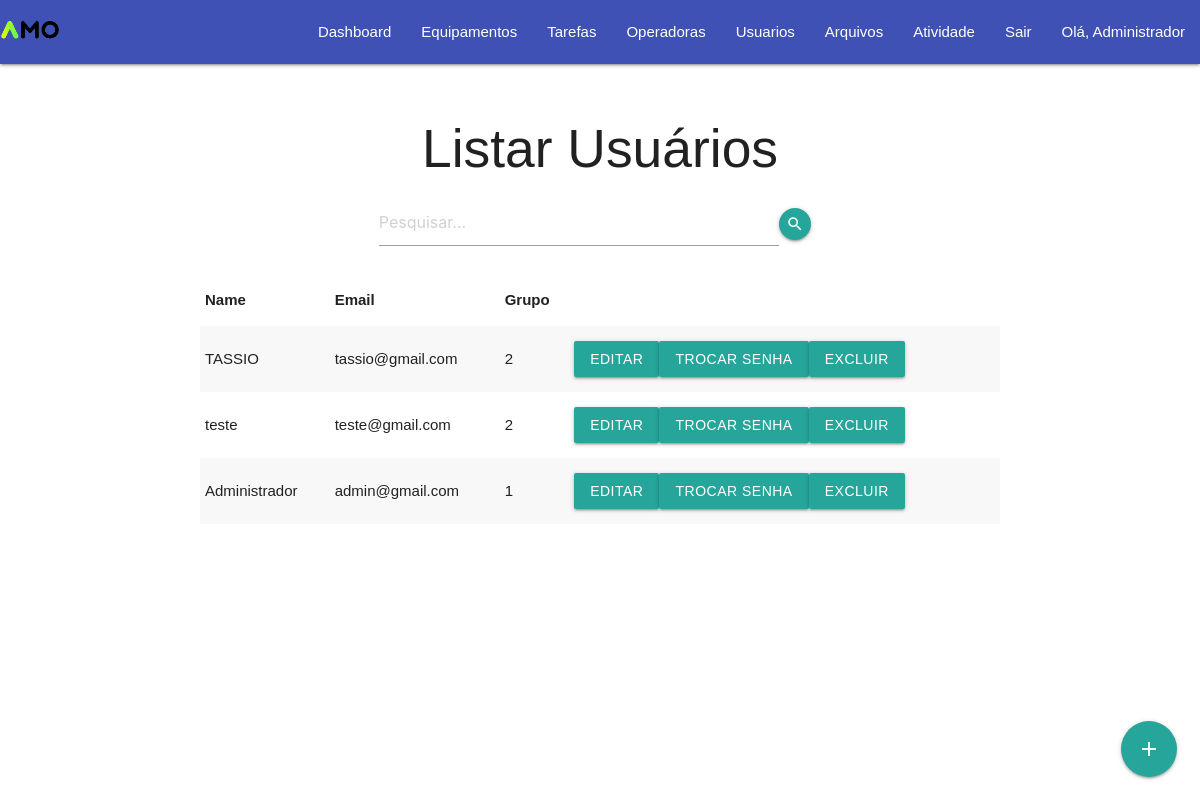
The app's page /lista_usuarios.php (signed in), older data.
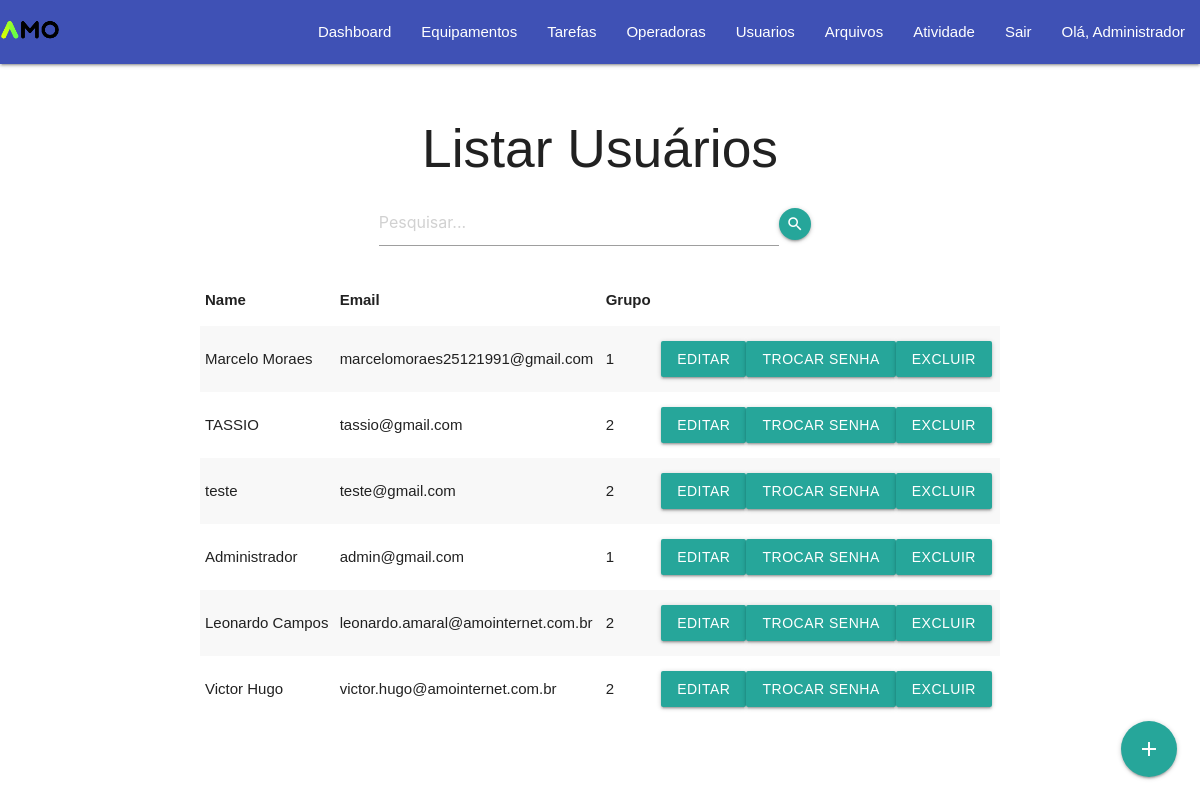
The same page, newer data.
### tables this page shows
CREATE TABLE `usuario` (
  `cod` int(11) NOT NULL,
  `nome` varchar(150) NOT NULL,
  `email` varchar(150) NOT NULL,
  `senha` varchar(150) NOT NULL,
  `perfil_cod` int(11) NOT NULL
);

### lista_usuarios.php (the view, shortened to what this page needs)
<!DOCTYPE html>
<html lang="pt-BR">
<head>
    <link rel="stylesheet" href="assets/materialize/css/materialize.min.css">
</head>
<body>
    <?php  require_once("header.php");?>
    <div class="container">
        <?php
            require_once("db/conexao.php");
            $sql = "SELECT * FROM usuario";
            $result = mysqli_query($con, $sql);
            if (mysqli_num_rows($result) > 0) {
                echo '<h2 class="center-align">Listar Usuários</h2>';
                echo '<div class="search-container center-align">';
                echo '<input type="text" id="search" placeholder="Pesquisar..." onkeyup="filterTable()" style="width: 50%;">';
                echo '<a class="btn-floating btn-small waves-effect waves-light" id="search-btn"><i class="material-icons">search</i></a>';
                echo '</div>';
                echo '<table class="striped">';
                echo '<thead><tr><th>Name</th><th>Email</th><th>Grupo</th></tr></thead>';
                echo '<tbody>';
                while ($row = mysqli_fetch_assoc($result)) {
                    echo '<tr>';
                    echo '<td>' . $row['nome'] . '</td>';
                    echo '<td>' . $row['email'] . '</td>';
                    echo '<td class="perfil_cod">' . $row['perfil_cod'] . '</td>';
                    echo '<td>';
                    echo '<a href="editar_usuario.php?id=' . $row['cod'] . '" class="btn">Editar</a>';
                    echo '<a href="trocar_senha.php?id=' . $row['cod'] . '" class="btn">Trocar Senha</a>';
                    echo '<a href="excluir_usuario.php?id=' . $row['cod'] . '" class="btn">Excluir</a>';
                    echo '</td>';
                    echo '</tr>';
                }
                echo '</tbody></table>';
            } else {
                echo '<h2 class="center-align">Listar Usuários</h2>';
                echo '<p class="center-align">No registered users found.</p>';
            }
        ?>
    </div>
    <div class="fixed-action-btn">
        <a href="cadastro.php" class="btn-floating btn-large waves-effect waves-light"><i class="material-icons">add</i></a>
    </div>
</body>
</html>

Row changes from the older to the newer data that the page shows:
added usuario: nome "Marcelo Moraes", email "marcelomoraes25121991@gmail.com", perfil_cod "1"
added usuario: nome "Leonardo Campos", email "leonardo.amaral@amointernet.com.br", perfil_cod "2"
added usuario: nome "Victor Hugo", email "victor.hugo@amointernet.com.br", perfil_cod "2"
